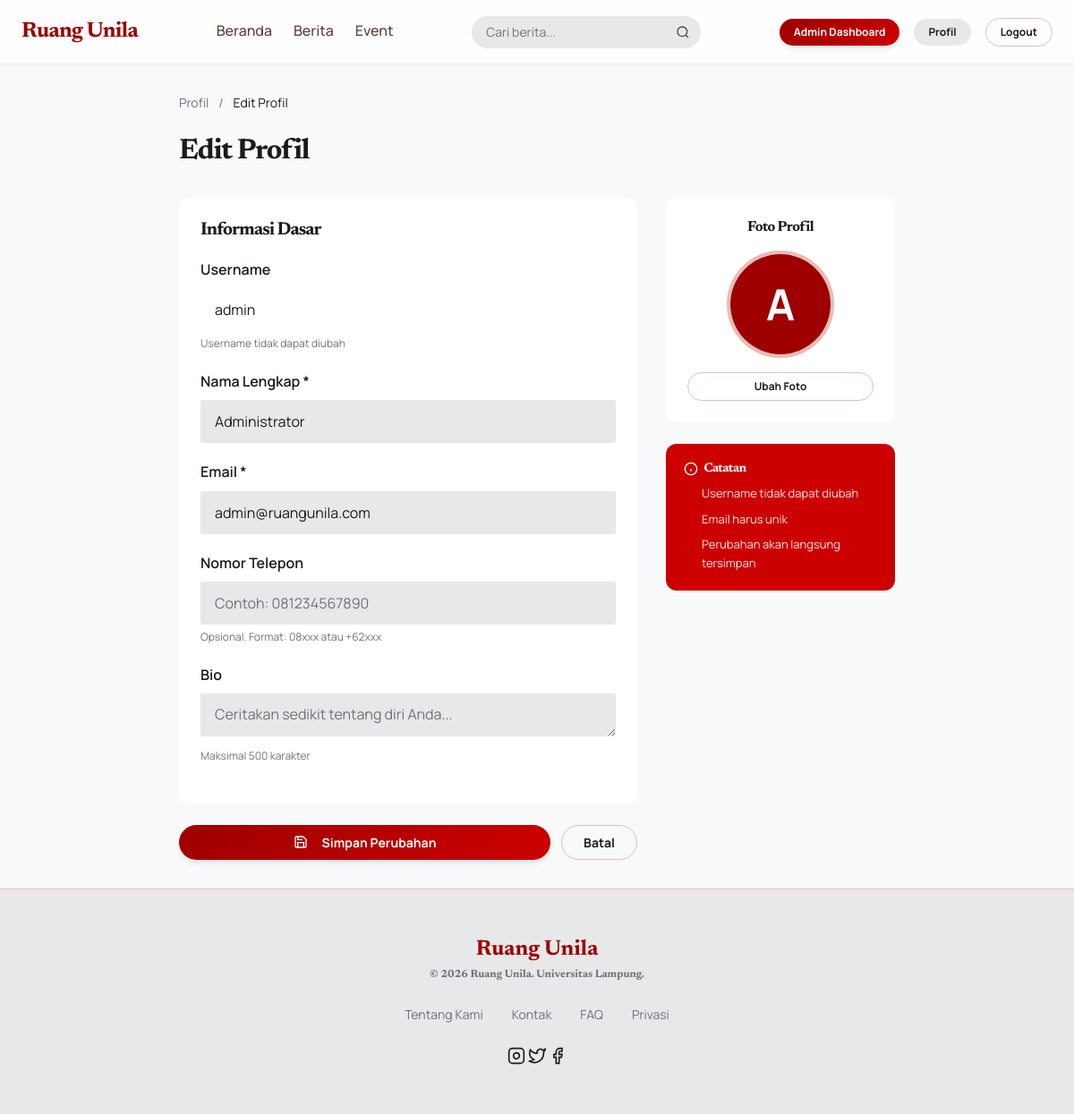
The page /modules/profile/edit.php (signed in) on the database its author committed.
### tables this page shows
CREATE TABLE IF NOT EXISTS users (
    user_id INT PRIMARY KEY AUTO_INCREMENT,
    username VARCHAR(50) NOT NULL UNIQUE,
    email VARCHAR(100) NOT NULL UNIQUE,
    password VARCHAR(255) NOT NULL,
    full_name VARCHAR(100) NOT NULL,
    role ENUM('admin', 'organisasi', 'mahasiswa') NOT NULL DEFAULT 'mahasiswa',
    profile_photo VARCHAR(255) DEFAULT NULL,
    phone VARCHAR(20) DEFAULT NULL,
    bio TEXT DEFAULT NULL,
    status ENUM('active', 'inactive') NOT NULL DEFAULT 'active',
    created_at TIMESTAMP DEFAULT CURRENT_TIMESTAMP,
    updated_at TIMESTAMP DEFAULT CURRENT_TIMESTAMP ON UPDATE CURRENT_TIMESTAMP,
    
    INDEX idx_username (username),
    INDEX idx_email (email),
    INDEX idx_role (role),
    INDEX idx_status (status)
);

### includes/functions.php (called while the page is built, shortened)
<?php
function url(string $path = ''): string {
    return APP_URL . '/' . ltrim($path, '/');
}
?>

### config/database.php (called while the page is built, shortened)
<?php
class Database {
    private string $host = "localhost";
    private string $db_name = "ruangunila";
    private string $username = "root";
    private string $password = "";
    private string $charset = "utf8mb4";
    private static ?Database $instance = null;
    private function __construct() {
        $this->host = $_ENV['DB_HOST'] ?? $this->host;
        $this->db_name = $_ENV['DB_NAME'] ?? $this->db_name;
        $this->username = $_ENV['DB_USER'] ?? $this->username;
        $this->password = $_ENV['DB_PASS'] ?? $this->password;
    }
    public static function getInstance(): Database {
        if (self::$instance === null) {
            self::$instance = new self();
        }
        return self::$instance;
    }
    public function getConnection(): ?PDO {
        try {
            $dsn = "mysql:host={$this->host};dbname={$this->db_name};charset={$this->charset}";
            $options = [
                PDO::ATTR_ERRMODE            => PDO::ERRMODE_EXCEPTION,
                PDO::ATTR_DEFAULT_FETCH_MODE => PDO::FETCH_ASSOC,
                PDO::ATTR_EMULATE_PREPARES   => false,
                PDO::ATTR_PERSISTENT         => true,
            ];
            $this->conn = new PDO($dsn, $this->username, $this->password, $options);
            $this->conn->exec("SET NAMES '{$this->charset}' COLLATE '{$this->charset}_unicode_ci'");
            return $this->conn;
        } catch (PDOException $e) {
            error_log("Database Connection Error: {$e->getMessage()}");
            if (defined('APP_ENV') && APP_ENV === 'development') {
                die("Database connection failed: {$e->getMessage()}");
            }
            die("Database connection failed. Please try again later.");
            return null;
        }
    }
    public function executeQuery(string $sql, array $params = []): ?PDOStatement {
        try {
            $pdo = $this->getConnection();
            $stmt = $pdo->prepare($sql);
            $stmt->execute($params);
            return $stmt;
        } catch (PDOException $e) {
            error_log("Query execution error: {$e->getMessage()}");
            return null;
        }
    }
    public function fetchOne(string $sql, array $params = []): ?array {
        $stmt = $this->executeQuery($sql, $params);
        if ($stmt) {
            return $stmt->fetch() ?: null;
        }
        return null;
    }
}
?>

### modules/profile/edit.php (the view, shortened to what this page needs)
<?php
require_once APP_ROOT . '/config/database.php';
require_once APP_ROOT . '/includes/functions.php';
$db = Database::getInstance();
$userId = $_SESSION['user_id'];
$sql = "SELECT user_id, username, email, full_name, phone, bio, profile_photo
        FROM users
        WHERE user_id = :user_id
        LIMIT 1";
$user = $db->fetchOne($sql, [':user_id' => $userId]);
include APP_ROOT . '/includes/header.php';
?>
<div class="container" style="padding: 32px 0; max-width: 800px; margin: 0 auto;">
    <nav style="margin-bottom: 24px; font-size: 14px;">
        <a href="<?= url('modules/profile/index.php') ?>" style="color: var(--color-text-muted);">Profil</a>
        <span style="margin: 0 8px; color: var(--color-text-muted);">/</span>
        <span style="color: var(--color-text-primary);">Edit Profil</span>
    </nav>
    <h1 style="font-family: var(--font-heading); font-size: 32px; margin-bottom: 32px;">
        Edit Profil
    </h1>
    <form method="POST">
        <div style="display: grid; grid-template-columns: 2fr 1fr; gap: 32px;">
            <div>
                <div style="background: white; padding: 24px; border-radius: 12px; margin-bottom: 24px;">
                    <h2 style="font-family: var(--font-heading); font-size: 20px; margin-bottom: 20px;">Informasi Dasar</h2>
                    <div style="margin-bottom: 20px;">
                        <label style="display: block; font-weight: 600; margin-bottom: 8px;">Username</label>
                        <input type="text" value="<?= htmlspecialchars($user['username']) ?>"
                               class="form-input" disabled style="background: var(--color-bg);">
                        <p style="font-size: 12px; color: var(--color-text-muted); margin-top: 4px;">
                            Username tidak dapat diubah
                        </p>
                    </div>
                    <div style="margin-bottom: 20px;">
                        <label style="display: block; font-weight: 600; margin-bottom: 8px;">Nama Lengkap *</label>
                        <input type="text" name="full_name"
                               value="<?= htmlspecialchars($_POST['full_name'] ?? $user['full_name']) ?>"
                               class="form-input" placeholder="Masukkan nama lengkap" required>
                    </div>
                    <div style="margin-bottom: 20px;">
                        <label style="display: block; font-weight: 600; margin-bottom: 8px;">Email *</label>
                        <input type="email" name="email"
                               value="<?= htmlspecialchars($_POST['email'] ?? $user['email']) ?>"
                               class="form-input" placeholder="Masukkan email" required>
                    </div>
                    <div style="margin-bottom: 20px;">
                        <label style="display: block; font-weight: 600; margin-bottom: 8px;">Nomor Telepon</label>
                        <input type="tel" name="phone"
                               value="<?= htmlspecialchars($_POST['phone'] ?? $user['phone']) ?>"
                               class="form-input" placeholder="Contoh: 081234567890">
                        <p style="font-size: 12px; color: var(--color-text-muted); margin-top: 4px;">
                            Opsional. Format: 08xxx atau +62xxx
                        </p>
                    </div>
                    <div style="margin-bottom: 20px;">
                        <label style="display: block; font-weight: 600; margin-bottom: 8px;">Bio</label>
                        <textarea name="bio" class="form-input" rows="4"
                                  placeholder="Ceritakan sedikit tentang diri Anda..."
                                  maxlength="500"><?= htmlspecialchars($_POST['bio'] ?? $user['bio']) ?></textarea>
                        <p style="font-size: 12px; color: var(--color-text-muted); margin-top: 4px;">
                            Maksimal 500 karakter
                        </p>
                    </div>
                </div>
                <div style="display: flex; gap: 12px;">
                    <button type="submit" class="btn btn-primary" style="flex: 1;">
                        Simpan Perubahan
                    </button>
                    <a href="<?= url('modules/profile/index.php') ?>" class="btn btn-outline">
                        Batal
                    </a>
                </div>
            </div>
            <div>
                <div style="background: white; padding: 24px; border-radius: 12px; margin-bottom: 24px; text-align: center;">
                    <h3 style="font-family: var(--font-heading); font-size: 16px; margin-bottom: 16px;">Foto Profil</h3>
                    <div style="width: 120px; height: 120px; border-radius: 50%; overflow: hidden; margin: 0 auto 16px; border: 4px solid var(--color-border);">
                        <?php if ($user['profile_photo']): ?>
                            <img src="<?= url('assets/images/uploads/profile/' . $user['profile_photo']) ?>"
                                 alt="Foto Profil"
                                 style="width: 100%; height: 100%; object-fit: cover;">
                        <?php else: ?>
                            <div style="width: 100%; height: 100%; display: flex; align-items: center; justify-content: center; background: var(--color-primary); color: white; font-size: 48px; font-weight: 700;">
                                <?= strtoupper(substr($user['full_name'], 0, 1)) ?>
                            </div>
                        <?php endif; ?>
                    </div>
                    <a href="<?= url('modules/profile/photo.php') ?>" class="btn btn-outline btn-sm" style="width: 100%;">
                        Ubah Foto
                    </a>
                </div>
                <div style="background: var(--color-primary-light); padding: 20px; border-radius: 12px;">
                    <h3 style="font-size: 14px; color: white; margin-bottom: 8px;">
                        <svg width="16" height="16" viewBox="0 0 24 24" fill="none" stroke="white" stroke-width="2" style="display: inline-block; vertical-align: middle; margin-right: 4px;">
                            <circle cx="12" cy="12" r="10"></circle>
                            <line x1="12" y1="16" x2="12" y2="12"></line>
                            <line x1="12" y1="8" x2="12.01" y2="8"></line>
                        </svg>
                        Catatan
                    </h3>
                    <ul style="font-size: 13px; color: white; margin: 0; padding-left: 20px; opacity: 0.9;">
                        <li style="margin-bottom: 8px;">Username tidak dapat diubah</li>
                        <li style="margin-bottom: 8px;">Email harus unik</li>
                        <li>Perubahan akan langsung tersimpan</li>
                    </ul>
                </div>
            </div>
        </div>
    </form>
</div>
<?php
include APP_ROOT . '/includes/footer.php';
?>

### assets/css/style.css (style rules this page uses)
:root { --color-background: #F8F9FA; --color-primary: #9E0000; --color-primary-light: #CC0000; --color-text-primary: #191C1D; --color-text-secondary: #5E3F3A; --color-text-muted: #71717A; --color-border: #E8BDB6; --color-border-light: #E7E8E9; --color-white: #FFFFFF; --color-success: #10B981; --color-warning: #F59E0B; --color-error: #EF4444; --color-info: #3B82F6; --font-primary: 'Manrope', sans-serif; --font-heading: 'Newsreader', 'Liberation Serif', serif; --content-width: 1280px; --navbar-height: 72px; --border-radius: 8px; --border-radius-full: 9999px; --spacing-xs: 4px; --spacing-sm: 8px; --spacing-md: 16px; --spacing-lg: 24px; --spacing-xl: 32px; --spacing-2xl: 48px; --shadow-sm: 0px 1px 2px rgba(0, 0, 0, 0.05); --shadow-md: 0px 4px 6px -1px rgba(0, 0, 0, 0.1); --shadow-lg: 0px 10px 15px -3px rgba(0, 0, 0, 0.1); --shadow-xl: 0px 20px 25px -5px rgba(0, 0, 0, 0.1); }
*, *::before, *::after { box-sizing: border-box; margin: 0; padding: 0; }
html, body { margin: 0; padding: 0; overflow-x: hidden; }
html { font-size: 16px; scroll-behavior: smooth; scroll-padding-top: calc(var(--navbar-height) + 20px); }
body { font-family: var(--font-primary); font-size: 16px; line-height: 1.6; color: var(--color-text-primary); background-color: var(--color-background); -webkit-font-smoothing: antialiased; -moz-osx-font-smoothing: grayscale; }
a { color: inherit; text-decoration: none; transition: color 0.2s ease; }
ul, ol { list-style: none; }
button { cursor: pointer; font-family: inherit; border: none; background: none; }
input, textarea, select { font-family: inherit; font-size: inherit; }
h1, h2, h3, h4, h5, h6 { font-family: var(--font-heading); font-weight: 700; line-height: 1.2; color: var(--color-text-primary); }
h1 { font-size: 48px; letter-spacing: -1.2px; }
h2 { font-size: 36px; letter-spacing: -0.9px; }
h3 { font-size: 24px; letter-spacing: -0.6px; }
p { margin-bottom: var(--spacing-md); }
.container { width: 100%; max-width: var(--content-width); margin: 0 auto; padding: 0; }
.btn { display: inline-flex; align-items: center; justify-content: center; gap: var(--spacing-sm); padding: 8px 24px; font-size: 14px; font-weight: 700; line-height: 1.5; border-radius: var(--border-radius-full); cursor: pointer; transition: all 0.2s ease; text-align: center; }
.btn-primary { background: linear-gradient(135deg, var(--color-primary) 0%, var(--color-primary-light) 100%); color: var(--color-white); box-shadow: var(--shadow-md); }
.btn-outline { background: transparent; border: 1px solid var(--color-border); color: var(--color-text-primary); }
.btn-sm { padding: 6px 16px; font-size: 12px; }
.form-input { width: 100%; height: 48px; padding: 12px 16px; background: var(--color-border-light); border: none; border-radius: 2px; font-size: 16px; color: var(--color-text-primary); transition: box-shadow 0.2s ease; }
.form-input::placeholder { color: var(--color-text-muted); }

### rows shown on the page
users: username "admin", full_name "Administrator", email "admin@ruangunila.com", full_name "A"
